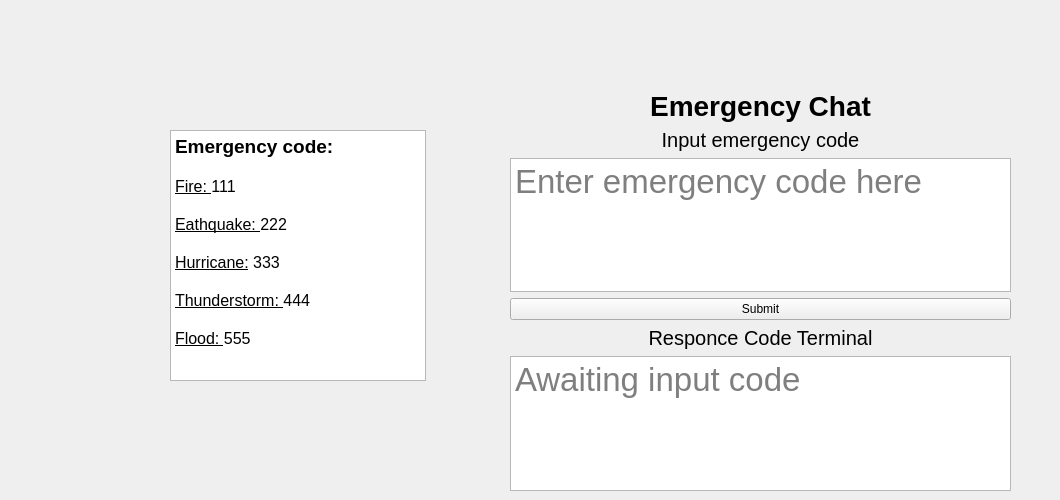
      <widget class="QWidget" name="chat_tab">
       <attribute name="title">
        <string>Emergency Chat</string>
       </attribute>
       <widget class="QTextBrowser" name="chat_tab_emg_code_txt_5">
        <property name="geometry">
         <rect>
          <x>170</x>
          <y>130</y>
          <width>256</width>
          <height>251</height>
         </rect>
        </property>
        <property name="html">
         <string>&lt;!DOCTYPE HTML PUBLIC &quot;-//W3C//DTD HTML 4.0//EN&quot; &quot;http://www.w3.org/TR/REC-html40/strict.dtd&quot;&gt;
&lt;html&gt;&lt;head&gt;&lt;meta name=&quot;qrichtext&quot; content=&quot;1&quot; /&gt;&lt;style type=&quot;text/css&quot;&gt;
p, li { white-space: pre-wrap; }
&lt;/style&gt;&lt;/head&gt;&lt;body style=&quot; font-family:'MS Shell Dlg 2'; font-size:8.25pt; font-weight:400; font-style:normal;&quot;&gt;
&lt;p style=&quot; margin-top:0px; margin-bottom:0px; margin-left:0px; margin-right:0px; -qt-block-indent:0; text-indent:0px;&quot;&gt;&lt;span style=&quot; font-size:14pt; font-weight:600;&quot;&gt;Emergency code:&lt;/span&gt;&lt;/p&gt;
&lt;p style=&quot;-qt-paragraph-type:empty; margin-top:0px; margin-bottom:0px; margin-left:0px; margin-right:0px; -qt-block-indent:0; text-indent:0px; font-size:12pt; font-weight:600;&quot;&gt;&lt;br /&gt;&lt;/p&gt;
&lt;p style=&quot; margin-top:0px; margin-bottom:0px; margin-left:0px; margin-right:0px; -qt-block-indent:0; text-indent:0px;&quot;&gt;&lt;span style=&quot; font-size:12pt; text-decoration: underline;&quot;&gt;Fire: &lt;/span&gt;&lt;span style=&quot; font-size:12pt;&quot;&gt;111&lt;/span&gt;&lt;/p&gt;
&lt;p style=&quot;-qt-paragraph-type:empty; margin-top:0px; margin-bottom:0px; margin-left:0px; margin-right:0px; -qt-block-indent:0; text-indent:0px; font-size:12pt;&quot;&gt;&lt;br /&gt;&lt;/p&gt;
&lt;p style=&quot; margin-top:0px; margin-bottom:0px; margin-left:0px; margin-right:0px; -qt-block-indent:0; text-indent:0px;&quot;&gt;&lt;span style=&quot; font-size:12pt; text-decoration: underline;&quot;&gt;Eathquake: &lt;/span&gt;&lt;span style=&quot; font-size:12pt;&quot;&gt;222&lt;/span&gt;&lt;/p&gt;
&lt;p style=&quot;-qt-paragraph-type:empty; margin-top:0px; margin-bottom:0px; margin-left:0px; margin-right:0px; -qt-block-indent:0; text-indent:0px; font-size:12pt;&quot;&gt;&lt;br /&gt;&lt;/p&gt;
&lt;p style=&quot; margin-top:0px; margin-bottom:0px; margin-left:0px; margin-right:0px; -qt-block-indent:0; text-indent:0px;&quot;&gt;&lt;span style=&quot; font-size:12pt; text-decoration: underline;&quot;&gt;Hurricane:&lt;/span&gt;&lt;span style=&quot; font-size:12pt;&quot;&gt; 333&lt;/span&gt;&lt;/p&gt;
&lt;p style=&quot;-qt-paragraph-type:empty; margin-top:0px; margin-bottom:0px; margin-left:0px; margin-right:0px; -qt-block-indent:0; text-indent:0px; font-size:12pt;&quot;&gt;&lt;br /&gt;&lt;/p&gt;
&lt;p style=&quot; margin-top:0px; margin-bottom:0px; margin-left:0px; margin-right:0px; -qt-block-indent:0; text-indent:0px;&quot;&gt;&lt;span style=&quot; font-size:12pt; text-decoration: underline;&quot;&gt;Thunderstorm: &lt;/span&gt;&lt;span style=&quot; font-size:12pt;&quot;&gt;444&lt;/span&gt;&lt;/p&gt;
&lt;p style=&quot;-qt-paragraph-type:empty; margin-top:0px; margin-bottom:0px; margin-left:0px; margin-right:0px; -qt-block-indent:0; text-indent:0px; font-size:12pt;&quot;&gt;&lt;br /&gt;&lt;/p&gt;
&lt;p style=&quot; margin-top:0px; margin-bottom:0px; margin-left:0px; margin-right:0px; -qt-block-indent:0; text-indent:0px;&quot;&gt;&lt;span style=&quot; font-size:12pt; text-decoration: underline;&quot;&gt;Flood: &lt;/span&gt;&lt;span style=&quot; font-size:12pt;&quot;&gt;555&lt;/span&gt;&lt;/p&gt;
&lt;p style=&quot;-qt-paragraph-type:empty; margin-top:0px; margin-bottom:0px; margin-left:0px; margin-right:0px; -qt-block-indent:0; text-indent:0px; font-size:12pt; font-weight:600;&quot;&gt;&lt;br /&gt;&lt;/p&gt;&lt;/body&gt;&lt;/html&gt;</string>
        </property>
       </widget>
       <widget class="QWidget" name="gridLayoutWidget_4">
        <property name="geometry">
         <rect>
          <x>470</x>
          <y>90</y>
          <width>581</width>
          <height>401</height>
         </rect>
        </property>
        <layout class="QGridLayout" name="Emg_chat_grid_4" columnstretch="0,1,0">
         <item row="0" column="0">
          <spacer name="horizontalSpacer_10">
           <property name="orientation">
            <enum>Qt::Horizontal</enum>
           </property>
           <property name="sizeHint" stdset="0">
            <size>
             <width>40</width>
             <height>20</height>
            </size>
           </property>
          </spacer>
         </item>
         <item row="5" column="1">
          <widget class="QTextBrowser" name="chat_tab_response_terminal_5">
           <property name="font">
            <font>
             <pointsize>25</pointsize>
            </font>
           </property>
           <property name="html">
            <string>&lt;!DOCTYPE HTML PUBLIC &quot;-//W3C//DTD HTML 4.0//EN&quot; &quot;http://www.w3.org/TR/REC-html40/strict.dtd&quot;&gt;
&lt;html&gt;&lt;head&gt;&lt;meta name=&quot;qrichtext&quot; content=&quot;1&quot; /&gt;&lt;style type=&quot;text/css&quot;&gt;
p, li { white-space: pre-wrap; }
&lt;/style&gt;&lt;/head&gt;&lt;body style=&quot; font-family:'MS Shell Dlg 2'; font-size:25pt; font-weight:400; font-style:normal;&quot;&gt;
&lt;p style=&quot;-qt-paragraph-type:empty; margin-top:0px; margin-bottom:0px; margin-left:0px; margin-right:0px; -qt-block-indent:0; text-indent:0px; font-size:8.25pt;&quot;&gt;&lt;br /&gt;&lt;/p&gt;&lt;/body&gt;&lt;/html&gt;</string>
           </property>
           <property name="placeholderText">
            <string>Awaiting input code</string>
           </property>
          </widget>
         </item>
         <item row="2" column="1">
          <widget class="QTextEdit" name="chat_tab_input">
           <property name="font">
            <font>
             <family>MS Shell Dlg 2</family>
             <pointsize>25</pointsize>
             <weight>50</weight>
             <italic>false</italic>
             <bold>false</bold>
             <stylestrategy>PreferDefault</stylestrategy>
             <kerning>false</kerning>
            </font>
           </property>
           <property name="styleSheet">
            <string notr="true">font: 25pt &quot;MS Shell Dlg 2&quot;;</string>
           </property>
           <property name="undoRedoEnabled">
            <bool>true</bool>
           </property>
           <property name="html">
            <string>&lt;!DOCTYPE HTML PUBLIC &quot;-//W3C//DTD HTML 4.0//EN&quot; &quot;http://www.w3.org/TR/REC-html40/strict.dtd&quot;&gt;
&lt;html&gt;&lt;head&gt;&lt;meta name=&quot;qrichtext&quot; content=&quot;1&quot; /&gt;&lt;style type=&quot;text/css&quot;&gt;
p, li { white-space: pre-wrap; }
&lt;/style&gt;&lt;/head&gt;&lt;body style=&quot; font-family:'MS Shell Dlg 2'; font-size:25pt; font-weight:400; font-style:normal;&quot;&gt;
&lt;p style=&quot;-qt-paragraph-type:empty; margin-top:0px; margin-bottom:0px; margin-left:0px; margin-right:0px; -qt-block-indent:0; text-indent:0px; font-size:20pt;&quot;&gt;&lt;br /&gt;&lt;/p&gt;&lt;/body&gt;&lt;/html&gt;</string>
           </property>
           <property name="placeholderText">
            <string>Enter emergency code here</string>
           </property>
          </widget>
         </item>
         <item row="4" column="1">
          <widget class="QLabel" name="chat_tab_rsp_ter_label_5">
           <property name="font">
            <font>
             <pointsize>15</pointsize>
             <weight>50</weight>
             <bold>false</bold>
            </font>
           </property>
           <property name="text">
            <string>Responce Code Terminal</string>
           </property>
           <property name="alignment">
            <set>Qt::AlignCenter</set>
           </property>
          </widget>
         </item>
         <item row="0" column="1">
          <widget class="QLabel" name="chat_tab_emg_chat_label_5">
           <property name="font">
            <font>
             <pointsize>21</pointsize>
             <weight>75</weight>
             <bold>true</bold>
            </font>
           </property>
           <property name="text">
            <string>Emergency Chat</string>
           </property>
           <property name="alignment">
            <set>Qt::AlignCenter</set>
           </property>
          </widget>
         </item>
         <item row="3" column="1">
          <widget class="QPushButton" name="chat_tab_submit_button_5">
           <property name="text">
            <string>Submit</string>
           </property>
          </widget>
         </item>
         <item row="0" column="2">
          <spacer name="horizontalSpacer_11">
           <property name="orientation">
            <enum>Qt::Horizontal</enum>
           </property>
           <property name="sizeHint" stdset="0">
            <size>
             <width>40</width>
             <height>20</height>
            </size>
           </property>
          </spacer>
         </item>
         <item row="1" column="1">
          <widget class="QLabel" name="chat_tab_instruction_label_5">
           <property name="font">
            <font>
             <pointsize>15</pointsize>
             <weight>50</weight>
             <bold>false</bold>
            </font>
           </property>
           <property name="text">
            <string>Input emergency code</string>
           </property>
           <property name="alignment">
            <set>Qt::AlignCenter</set>
           </property>
          </widget>
         </item>
        </layout>
       </widget>
      </widget>
